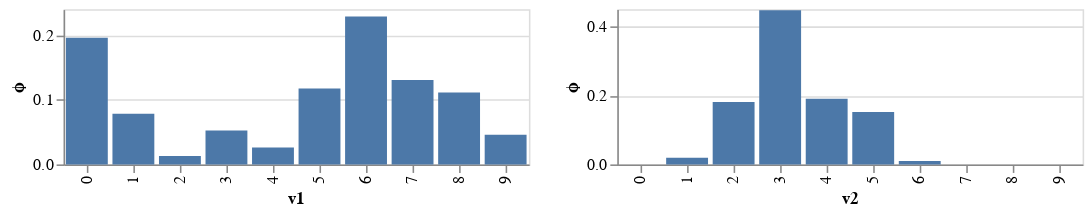

This figure's notebook cell:
### Markdown cell above
And here are the mass plots of the conditional densities:

### Code cell
cond_v1 = [cond_V1_given_V2_is_4(v1) for v1 in range(10)]
cond_v2 = [cond_V2_given_V1_is_7(v2) for v2 in range(10)]

v1_plot_data = pd.DataFrame({'v1':range(10), 'ϕ':cond_v1})
v2_plot_data = pd.DataFrame({'v2':range(10), 'ϕ':cond_v2})

v1_plot = alt.Chart(v1_plot_data, height=100, width=300).mark_bar().encode(x='v1:O', y='ϕ')
v2_plot = alt.Chart(v2_plot_data, height=100, width=300).mark_bar().encode(x='v2:O', y='ϕ')

v1_plot | v2_plot

### Figure 1 — Vega-Lite specification as saved in the notebook (floating-point values rounded to 4 significant figures)
{"$schema": "https://vega.github.io/schema/vega-lite/v3.4.0.json", "config": {"mark": {"tooltip": null}, "view": {"height": 300, "width": 400}}, "datasets": {"data-3fd0c74cd8c58dd14169f33fc6fd215c": [{"v2": 0, "ϕ": 0}, {"v2": 1, "ϕ": 0.01905}, {"v2": 2, "ϕ": 0.181}, {"v2": 3, "ϕ": 0.4476}, {"v2": 4, "ϕ": 0.1905}, {"v2": 5, "ϕ": 0.1524}, {"v2": 6, "ϕ": 0.009524}, {"v2": 7, "ϕ": 0}, {"v2": 8, "ϕ": 0}, {"v2": 9, "ϕ": 0}], "data-467cd92cf3aacb75067f6c0cbfba6bc5": [{"v1": 0, "ϕ": 0.1961}, {"v1": 1, "ϕ": 0.07843}, {"v1": 2, "ϕ": 0.01307}, {"v1": 3, "ϕ": 0.05229}, {"v1": 4, "ϕ": 0.02614}, {"v1": 5, "ϕ": 0.1176}, {"v1": 6, "ϕ": 0.2288}, {"v1": 7, "ϕ": 0.1307}, {"v1": 8, "ϕ": 0.1111}, {"v1": 9, "ϕ": 0.04575}]}, "hconcat": [{"data": {"name": "data-467cd92cf3aacb75067f6c0cbfba6bc5"}, "encoding": {"x": {"field": "v1", "type": "ordinal"}, "y": {"field": "ϕ", "type": "quantitative"}}, "height": 100, "mark": "bar", "width": 300}, {"data": {"name": "data-3fd0c74cd8c58dd14169f33fc6fd215c"}, "encoding": {"x": {"field": "v2", "type": "ordinal"}, "y": {"field": "ϕ", "type": "quantitative"}}, "height": 100, "mark": "bar", "width": 300}]}
